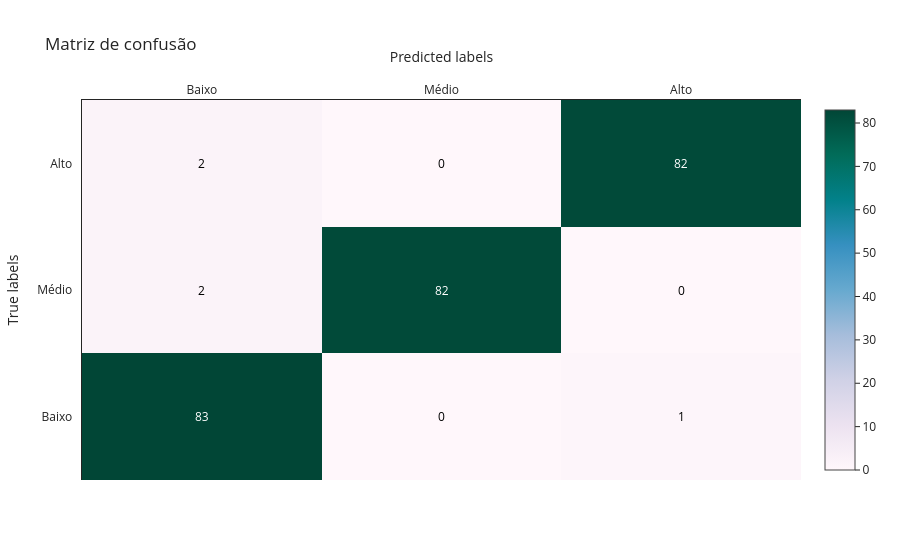

Write notebook code for a chart like this one.
### Code cell
conf_matrix = confusion_matrix(y1_train, y_pred_train)
# Lista de classes de crédito
cred_class = ['Baixo', 'Médio', 'Alto']
# Plotando a matriz de confusão
fig = ff.create_annotated_heatmap(
    z=conf_matrix,
    x=cred_class,
    y=cred_class,
    colorscale='PuBuGn',
    showscale=True,
)
fig.update_layout(
    template = 'simple_white',
    title = 'Matriz de confusão',
    xaxis_title= 'Predicted labels',
    yaxis_title= 'True labels',

)

### Figure 1 — Plotly figure (JSON) as saved in the notebook; plotly's stock layout.template omitted (floating-point values rounded to 4 significant figures)
{"data": [{"colorscale": [[0.0, "rgb(255,247,251)"], [0.125, "rgb(236,226,240)"], [0.25, "rgb(208,209,230)"], [0.375, "rgb(166,189,219)"], [0.5, "rgb(103,169,207)"], [0.625, "rgb(54,144,192)"], [0.75, "rgb(2,129,138)"], [0.875, "rgb(1,108,89)"], [1.0, "rgb(1,70,54)"]], "reversescale": false, "showscale": true, "x": ["Baixo", "Médio", "Alto"], "y": ["Baixo", "Médio", "Alto"], "z": [[83, 0, 1], [2, 82, 0], [2, 0, 82]], "type": "heatmap"}], "layout": {"annotations": [{"font": {"color": "#FFFFFF"}, "showarrow": false, "text": "83", "x": "Baixo", "xref": "x", "y": "Baixo", "yref": "y"}, {"font": {"color": "#000000"}, "showarrow": false, "text": "0", "x": "Médio", "xref": "x", "y": "Baixo", "yref": "y"}, {"font": {"color": "#000000"}, "showarrow": false, "text": "1", "x": "Alto", "xref": "x", "y": "Baixo", "yref": "y"}, {"font": {"color": "#000000"}, "showarrow": false, "text": "2", "x": "Baixo", "xref": "x", "y": "Médio", "yref": "y"}, {"font": {"color": "#FFFFFF"}, "showarrow": false, "text": "82", "x": "Médio", "xref": "x", "y": "Médio", "yref": "y"}, {"font": {"color": "#000000"}, "showarrow": false, "text": "0", "x": "Alto", "xref": "x", "y": "Médio", "yref": "y"}, {"font": {"color": "#000000"}, "showarrow": false, "text": "2", "x": "Baixo", "xref": "x", "y": "Alto", "yref": "y"}, {"font": {"color": "#000000"}, "showarrow": false, "text": "0", "x": "Médio", "xref": "x", "y": "Alto", "yref": "y"}, {"font": {"color": "#FFFFFF"}, "showarrow": false, "text": "82", "x": "Alto", "xref": "x", "y": "Alto", "yref": "y"}], "xaxis": {"dtick": 1, "gridcolor": "rgb(0, 0, 0)", "side": "top", "ticks": "", "title": {"text": "Predicted labels"}}, "yaxis": {"dtick": 1, "ticks": "", "ticksuffix": "  ", "title": {"text": "True labels"}}, "title": {"text": "Matriz de confusão"}}}
